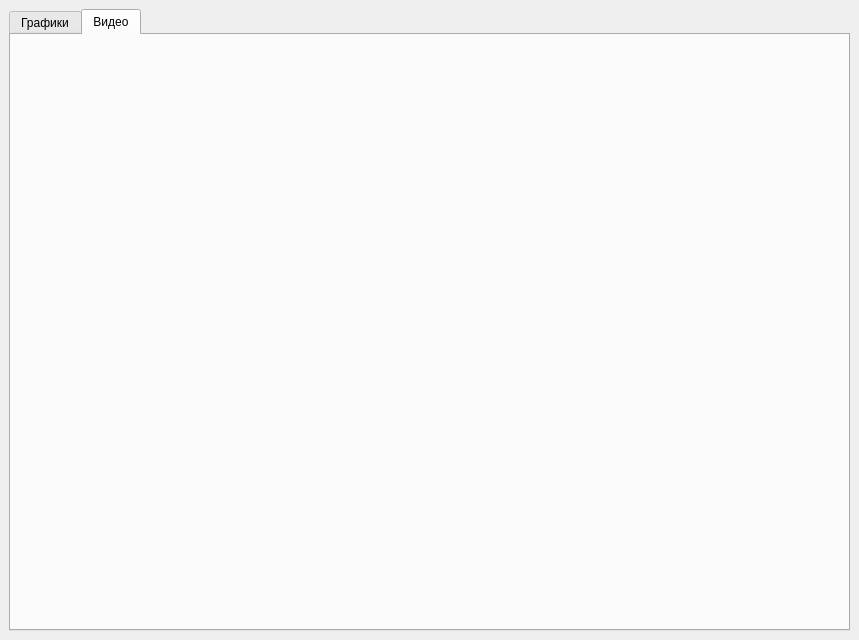
<?xml version="1.0" encoding="UTF-8"?>
<ui version="4.0">
 <class>MainWindow</class>
 <widget class="QMainWindow" name="MainWindow">
  <property name="geometry">
   <rect>
    <x>0</x>
    <y>0</y>
    <width>859</width>
    <height>640</height>
   </rect>
  </property>
  <property name="windowTitle">
   <string>MainWindow</string>
  </property>
  <widget class="QWidget" name="centralwidget">
   <layout class="QGridLayout" name="gridLayout_2">
    <item row="0" column="0">
     <widget class="QTabWidget" name="tabWidget">
      <property name="currentIndex">
       <number>1</number>
      </property>
      <widget class="QWidget" name="tab_graphics">
       <attribute name="title">
        <string>Графики</string>
       </attribute>
       <layout class="QGridLayout" name="gridLayout_3">
        <item row="0" column="0">
         <layout class="QGridLayout" name="gridLayout"/>
        </item>
       </layout>
      </widget>
      <widget class="QWidget" name="tab_videos">
       <attribute name="title">
        <string>Видео</string>
       </attribute>
       <layout class="QHBoxLayout" name="horizontalLayout">
        <item>
         <layout class="QGridLayout" name="gridLayout_video"/>
        </item>
       </layout>
      </widget>
     </widget>
    </item>
   </layout>
  </widget>
 </widget>
 <resources/>
 <connections/>
</ui>
